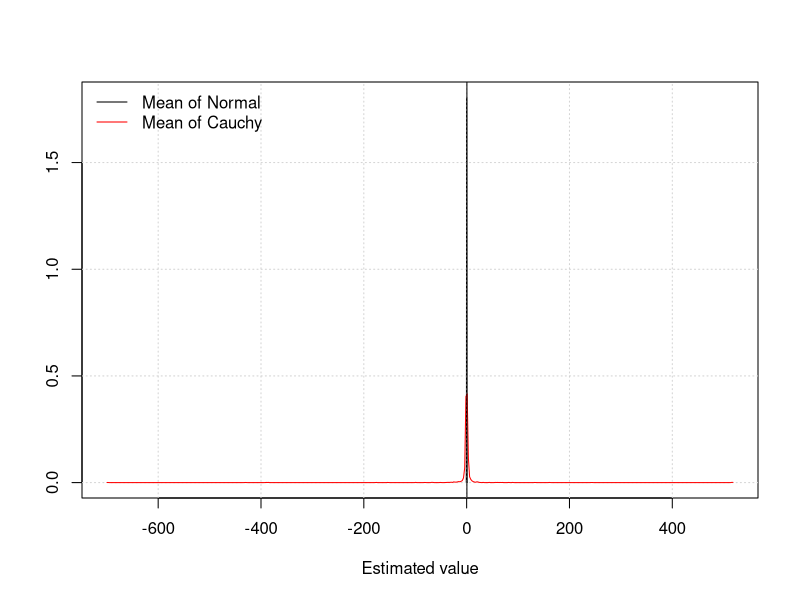

R code for this plot:


# Goals: Scare the hell out of children with the Cauchy distribution.

# A function which simulates N draws from one of two distributions,
# and returns the mean obtained thusly.
one.simulation <- function(N=100, distribution="normal") {
  if (distribution == "normal") {
    x <- rnorm(N)
  } else {
    x <- rcauchy(N)
  }
  mean(x)
}

k1 <- density(replicate(1000, one.simulation(20)))
k2 <- density(replicate(1000, one.simulation(20, distribution="cauchy")))

xrange <- range(k1$x, k2$x)
plot(k1$x, k1$y, xlim=xrange, type="l", xlab="Estimated value", ylab="")
grid()
lines(k2$x, k2$y, col="red")
abline(v=.5)
legend(x="topleft", bty="n",
       lty=c(1,1),
       col=c("black", "red"),
       legend=c("Mean of Normal", "Mean of Cauchy"))
# The distribution of the mean of normals collapses into a point;
# that of the cauchy does not.

# Here's more scary stuff --
for (i in 1:10) {
  cat("Sigma of distribution of 1000 draws from mean of normal - ",
      sd(replicate(1000, one.simulation(20))), "\n")
}
for (i in 1:10) {
  cat("Sigma of distribution of 1000 draws from mean of cauchy - ",
      sd(replicate(1000, one.simulation(20, distribution="cauchy"))), "\n")
}

# Exercise for the reader: Compare the distribution of the median of
# the Normal against the distribution of the median of the Cauchy.

